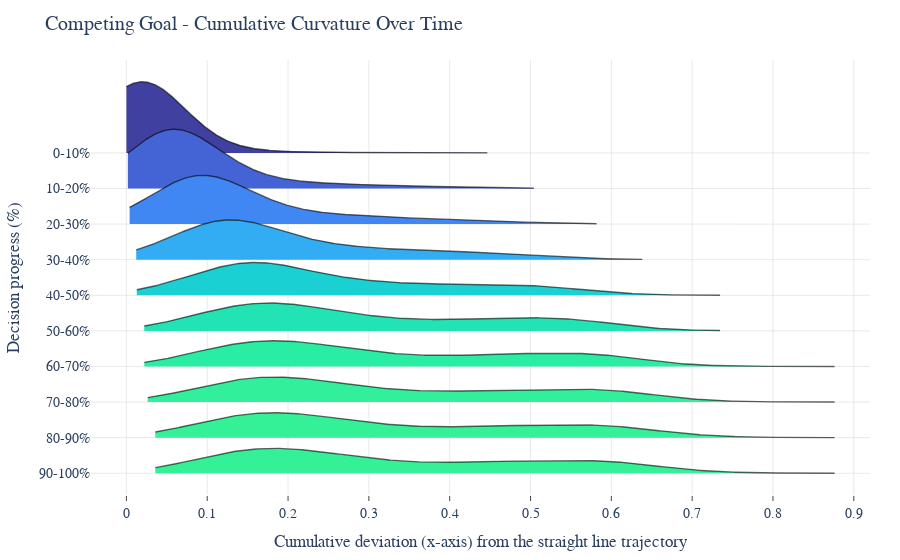

This figure's notebook cell:
### Code cell
# Plot: Ridgeplot for Unique condition 
# Flatten values (for ridgeplot function)
data_dict_comp_xdev_flat = {}
for key, values in data_dict_comp_xdev.items():
    flat_values = np.array(values).flatten()  # Force flatten
    data_dict_comp_xdev_flat[key] = flat_values

# Assign variables
samples_high = list(data_dict_comp_xdev_flat.values())
labels = list(data_dict_comp_xdev_flat.keys())

fig_comp = ridgeplot(
    samples=samples_high,
    labels=labels,
    colorscale='turbo',
    bandwidth=0.05, 
    colormode = 'mean-minmax')

fig_comp.update_layout(
    title="Competing Goal - Cumulative Curvature Over Time",
    xaxis_title="Cumulative deviation (x-axis) from the straight line trajectory",
    yaxis_title="Decision progress (%)", 
    font=dict(family="Avenir", size=14),
    paper_bgcolor="white",
    plot_bgcolor="white",
    showlegend=False,
    margin=dict(t=60, l=60, r=30, b=50),
    xaxis=dict(
        showline=False,
        linewidth=0,
        gridcolor="lightgray",
        gridwidth=0.5,
        zeroline=False,
        ticks="outside",
        showticklabels=True),
    yaxis=dict(
        showline=False,
        linewidth=0,
        gridcolor="lightgray",
        gridwidth=0.5,
        zeroline=False,
        ticks="",
        showticklabels=True))

fig_comp.show()
fig_comp.write_image(os.path.join(rootPath, 'visualizations/05_cumulative_xdev_competing_condition.png'), 
                       scale=3, width=650, height=600) # save image as a png file

### Figure 1 — Plotly figure (JSON) as saved in the notebook; plotly's stock layout.template omitted (floating-point values rounded to 4 significant figures; data arrays with more than 128 entries replaced by an {"elided": "..."} marker saying what was removed)
{"data": [{"line": {"color": "rgba(0,0,0,0)", "width": 0}, "showlegend": false, "type": "scatter", "x": {"elided": "500 float values"}, "y": {"elided": "500 int values"}}, {"fill": "tonexty", "fillcolor": "rgb(63.37977394720778, 64.13932184162336, 160.32556953454542)", "line": {"color": "rgba(0,0,0,0.6)", "width": 1.4}, "mode": "lines", "name": "0-10%", "type": "scatter", "x": {"elided": "500 float values"}, "y": {"elided": "500 float values"}}, {"line": {"color": "rgba(0,0,0,0)", "width": 0}, "showlegend": false, "type": "scatter", "x": {"elided": "500 float values"}, "y": {"elided": "500 float values"}}, {"fill": "tonexty", "fillcolor": "rgb(68.2213048025899, 99.92452610486308, 213.52122339418673)", "line": {"color": "rgba(0,0,0,0.6)", "width": 1.4}, "mode": "lines", "name": "10-20%", "type": "scatter", "x": {"elided": "500 float values"}, "y": {"elided": "500 float values"}}, {"line": {"color": "rgba(0,0,0,0)", "width": 0}, "showlegend": false, "type": "scatter", "x": {"elided": "500 float values"}, "y": {"elided": "500 float values"}}, {"fill": "tonexty", "fillcolor": "rgb(64.65664588833934, 135.49622577113306, 243.1654085903777)", "line": {"color": "rgba(0,0,0,0.6)", "width": 1.4}, "mode": "lines", "name": "20-30%", "type": "scatter", "x": {"elided": "500 float values"}, "y": {"elided": "500 float values"}}, {"line": {"color": "rgba(0,0,0,0)", "width": 0}, "showlegend": false, "type": "scatter", "x": {"elided": "500 float values"}, "y": {"elided": "500 float values"}}, {"fill": "tonexty", "fillcolor": "rgb(50.14617545563469, 172.28073681654797, 242.86156727417958)", "line": {"color": "rgba(0,0,0,0.6)", "width": 1.4}, "mode": "lines", "name": "30-40%", "type": "scatter", "x": {"elided": "500 float values"}, "y": {"elided": "500 float values"}}, {"line": {"color": "rgba(0,0,0,0)", "width": 0}, "showlegend": false, "type": "scatter", "x": {"elided": "500 float values"}, "y": {"elided": "500 float values"}}, {"fill": "tonexty", "fillcolor": "rgb(27.334653548822462, 208.07832810176126, 210.28954852824074)", "line": {"color": "rgba(0,0,0,0.6)", "width": 1.4}, "mode": "lines", "name": "40-50%", "type": "scatter", "x": {"elided": "500 float values"}, "y": {"elided": "500 float values"}}, {"line": {"color": "rgba(0,0,0,0)", "width": 0}, "showlegend": false, "type": "scatter", "x": {"elided": "500 float values"}, "y": {"elided": "500 float values"}}, {"fill": "tonexty", "fillcolor": "rgb(33.316918568332014, 227.3545153868476, 179.71352731741413)", "line": {"color": "rgba(0,0,0,0.6)", "width": 1.4}, "mode": "lines", "name": "50-60%", "type": "scatter", "x": {"elided": "500 float values"}, "y": {"elided": "500 float values"}}, {"line": {"color": "rgba(0,0,0,0)", "width": 0}, "showlegend": false, "type": "scatter", "x": {"elided": "500 float values"}, "y": {"elided": "500 float values"}}, {"fill": "tonexty", "fillcolor": "rgb(39.69465533654725, 236.96908992434027, 162.48704902426655)", "line": {"color": "rgba(0,0,0,0.6)", "width": 1.4}, "mode": "lines", "name": "60-70%", "type": "scatter", "x": {"elided": "500 float values"}, "y": {"elided": "500 float values"}}, {"line": {"color": "rgba(0,0,0,0)", "width": 0}, "showlegend": false, "type": "scatter", "x": {"elided": "500 float values"}, "y": {"elided": "500 float values"}}, {"fill": "tonexty", "fillcolor": "rgb(48.59806044904852, 239.3044092981111, 154.02151629434732)", "line": {"color": "rgba(0,0,0,0.6)", "width": 1.4}, "mode": "lines", "name": "70-80%", "type": "scatter", "x": {"elided": "500 float values"}, "y": {"elided": "500 float values"}}, {"line": {"color": "rgba(0,0,0,0)", "width": 0}, "showlegend": false, "type": "scatter", "x": {"elided": "500 float values"}, "y": {"elided": "500 float values"}}, {"fill": "tonexty", "fillcolor": "rgb(51.62486634508181, 240.09832559870998, 151.1435697046763)", "line": {"color": "rgba(0,0,0,0.6)", "width": 1.4}, "mode": "lines", "name": "80-90%", "type": "scatter", "x": {"elided": "500 float values"}, "y": {"elided": "500 float values"}}, {"line": {"color": "rgba(0,0,0,0)", "width": 0}, "showlegend": false, "type": "scatter", "x": {"elided": "500 float values"}, "y": {"elided": "500 float values"}}, {"fill": "tonexty", "fillcolor": "rgb(51.737628586609844, 240.12790258009437, 151.03635314715785)", "line": {"color": "rgba(0,0,0,0.6)", "width": 1.4}, "mode": "lines", "name": "90-100%", "type": "scatter", "x": {"elided": "500 float values"}, "y": {"elided": "500 float values"}}], "layout": {"font": {"family": "Avenir", "size": 14}, "hovermode": false, "legend": {"traceorder": "normal"}, "margin": {"b": 50, "l": 60, "r": 30, "t": 60}, "paper_bgcolor": "white", "plot_bgcolor": "white", "showlegend": false, "title": {"text": "Competing Goal - Cumulative Curvature Over Time"}, "xaxis": {"gridcolor": "lightgray", "gridwidth": 0.5, "linewidth": 0, "range": [-0.04381, 0.92], "showgrid": true, "showline": false, "showticklabels": true, "ticks": "outside", "title": {"text": "Cumulative deviation (x-axis) from the straight line trajectory"}, "zeroline": false}, "yaxis": {"gridcolor": "lightgray", "gridwidth": 0.5, "linewidth": 0, "showgrid": true, "showline": false, "showticklabels": true, "ticks": "", "ticktext": ["0-10%", "10-20%", "20-30%", "30-40%", "40-50%", "50-60%", "60-70%", "70-80%", "80-90%", "90-100%"], "tickvals": [0, -3.656, -7.311, -10.97, -14.62, -18.28, -21.93, -25.59, -29.24, -32.9], "title": {"text": "Decision progress (%)"}, "zeroline": false}}}
